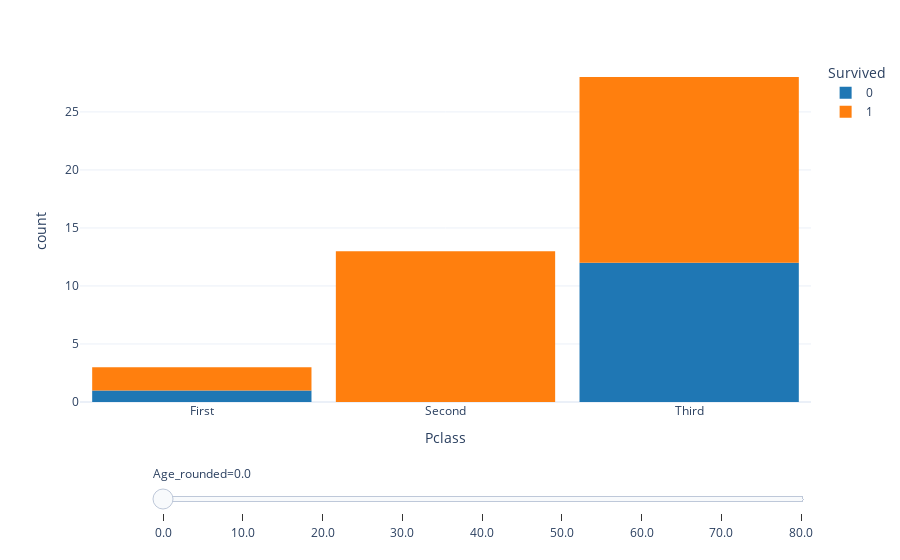

This figure's notebook cell:
### Markdown cell above
## Limitations ...

What if we want to be able to "animate" the age decade of the passengers? [Be careful](https://plotly.com/python/animations/#:~:text=Animations%20are%20designed%20to%20work%20well%20when%20each%20row%20of%20input%20is%20present%20across%20all%20animation%20frames%2C%20and%20when%20categorical%20values%20mapped%20to%20symbol%2C%20color%20and%20facet%20are%20constant%20across%20frames.%20Animations%20may%20be%20misleading%20or%20inconsistent%20if%20these%20constraints%20are%20not%20met.).

### Code cell
fig = px.histogram(df.sort_values('Age_rounded'), 
                   x='Pclass',
                   color='Survived',
                   template='plotly_white',
                   animation_frame="Age_rounded",  # this is the value to "animate"
                   # animation_group="PassengerId",  # uncomment this ...
                   color_discrete_sequence=px.colors.qualitative.D3)

fig.update_layout(
    xaxis_tickmode = 'array',
    xaxis_tickvals = [1, 2, 3],
    xaxis_ticktext = ['First', 'Second', 'Third'],
    bargap=0.1, # gap between bars of adjacent location coordinates
)

fig["layout"].pop("updatemenus") # drop animation buttons
fig.show()

### Figure 1 — Plotly figure (JSON) as saved in the notebook; plotly's stock layout.template omitted (floating-point values rounded to 4 significant figures)
{"data": [{"alignmentgroup": "True", "bingroup": "x", "hovertemplate": "Survived=0<br>Age_rounded=0.0<br>Pclass=%{x}<br>count=%{y}<extra></extra>", "legendgroup": "0", "marker": {"color": "#1F77B4", "pattern": {"shape": ""}}, "name": "0", "offsetgroup": "0", "orientation": "v", "showlegend": true, "type": "histogram", "x": [3, 1, 3, 3, 3, 3, 3, 3, 3, 3, 3, 3, 3], "xaxis": "x", "yaxis": "y"}, {"alignmentgroup": "True", "bingroup": "x", "hovertemplate": "Survived=1<br>Age_rounded=0.0<br>Pclass=%{x}<br>count=%{y}<extra></extra>", "legendgroup": "1", "marker": {"color": "#FF7F0E", "pattern": {"shape": ""}}, "name": "1", "offsetgroup": "1", "orientation": "v", "showlegend": true, "type": "histogram", "x": [3, 2, 3, 2, 2, 3, 2, 2, 3, 2, 2, 2, 2, 2, 2, 3, 1, 1, 3, 3, 3, 3, 2, 3, 3, 3, 2, 3, 3, 3, 3], "xaxis": "x", "yaxis": "y"}], "layout": {"bargap": 0.1, "barmode": "relative", "legend": {"title": {"text": "Survived"}, "tracegroupgap": 0}, "margin": {"t": 60}, "sliders": [{"active": 0, "currentvalue": {"prefix": "Age_rounded="}, "len": 0.9, "pad": {"b": 10, "t": 60}, "steps": [{"args": [["0.0"], {"frame": {"duration": 0, "redraw": true}, "fromcurrent": true, "mode": "immediate", "transition": {"duration": 0, "easing": "linear"}}], "label": "0.0", "method": "animate"}, {"args": [["10.0"], {"frame": {"duration": 0, "redraw": true}, "fromcurrent": true, "mode": "immediate", "transition": {"duration": 0, "easing": "linear"}}], "label": "10.0", "method": "animate"}, {"args": [["20.0"], {"frame": {"duration": 0, "redraw": true}, "fromcurrent": true, "mode": "immediate", "transition": {"duration": 0, "easing": "linear"}}], "label": "20.0", "method": "animate"}, {"args": [["30.0"], {"frame": {"duration": 0, "redraw": true}, "fromcurrent": true, "mode": "immediate", "transition": {"duration": 0, "easing": "linear"}}], "label": "30.0", "method": "animate"}, {"args": [["40.0"], {"frame": {"duration": 0, "redraw": true}, "fromcurrent": true, "mode": "immediate", "transition": {"duration": 0, "easing": "linear"}}], "label": "40.0", "method": "animate"}, {"args": [["50.0"], {"frame": {"duration": 0, "redraw": true}, "fromcurrent": true, "mode": "immediate", "transition": {"duration": 0, "easing": "linear"}}], "label": "50.0", "method": "animate"}, {"args": [["60.0"], {"frame": {"duration": 0, "redraw": true}, "fromcurrent": true, "mode": "immediate", "transition": {"duration": 0, "easing": "linear"}}], "label": "60.0", "method": "animate"}, {"args": [["70.0"], {"frame": {"duration": 0, "redraw": true}, "fromcurrent": true, "mode": "immediate", "transition": {"duration": 0, "easing": "linear"}}], "label": "70.0", "method": "animate"}, {"args": [["80.0"], {"frame": {"duration": 0, "redraw": true}, "fromcurrent": true, "mode": "immediate", "transition": {"duration": 0, "easing": "linear"}}], "label": "80.0", "method": "animate"}], "x": 0.1, "xanchor": "left", "y": 0, "yanchor": "top"}], "xaxis": {"anchor": "y", "domain": [0, 1], "tickmode": "array", "ticktext": ["First", "Second", "Third"], "tickvals": [1, 2, 3], "title": {"text": "Pclass"}}, "yaxis": {"anchor": "x", "domain": [0, 1], "title": {"text": "count"}}}}
